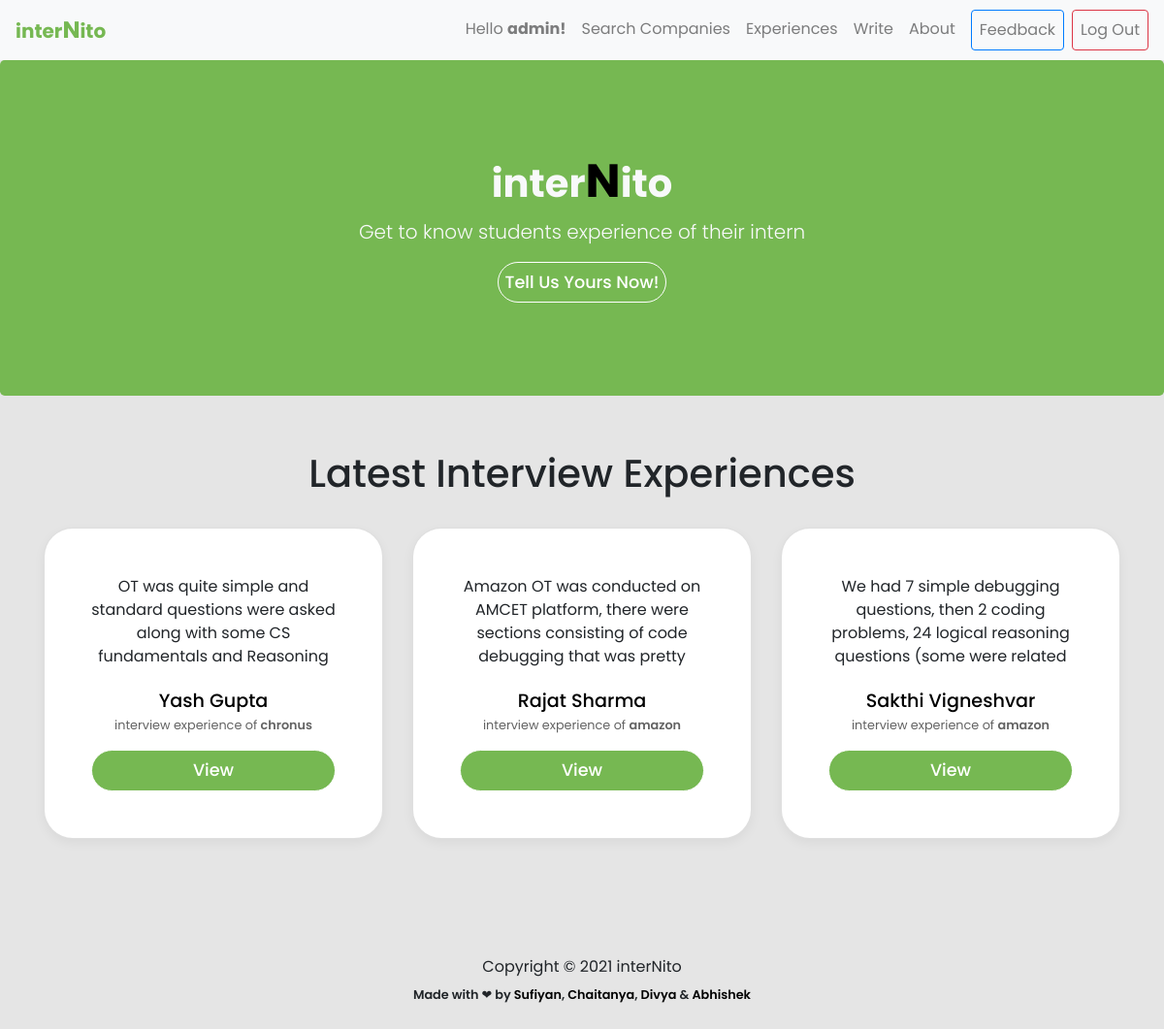
The page / (signed in) on the database as committed earlier.
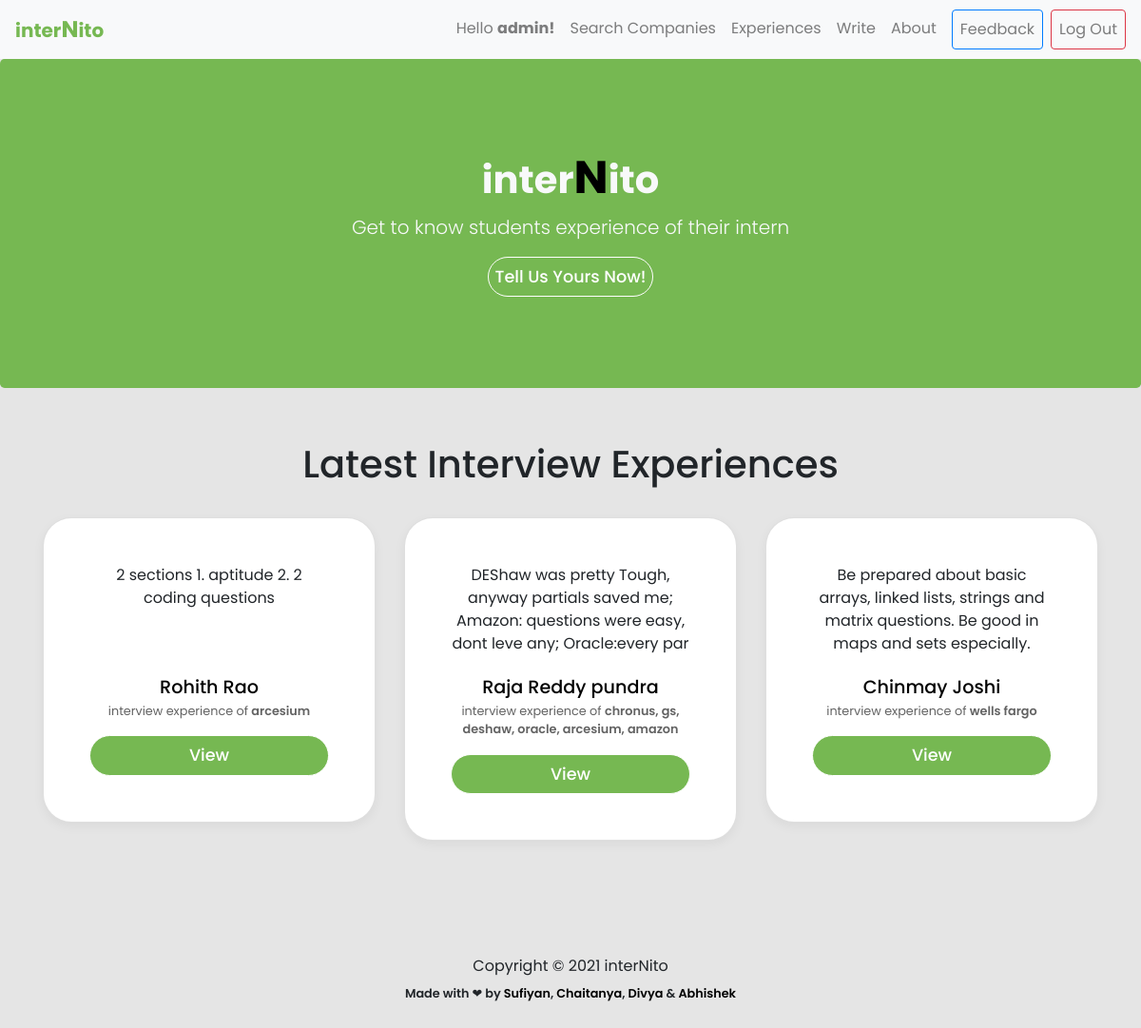
The same page on the database as committed later.
### experience/models.py (models this page shows, shortened)
class Experience(models.Model):
    user = models.ForeignKey(User, on_delete = models.CASCADE)
    name = models.CharField(max_length=80)
    branch = models.CharField(max_length=255,blank=True)
    cgpa_cutoff = models.CharField(max_length=255,blank=True)
    resume = models.TextField(blank=True)
    batch = models.CharField(max_length=255, blank=True)
    company = models.CharField(max_length=255,blank=False)
    summary = models.TextField(blank=False)
    period = models.CharField(max_length=255,blank=False)
    ot_summary = models.TextField(blank = True)
    ot_question1 = models.TextField(blank = True, null = True)
    ot_question1_link = models.TextField(blank = True, null = True, default = 'NONE')
    ot_question2 = models.TextField(blank = True, null = True)
    ot_question2_link = models.TextField(blank = True, null = True)
    ot_question3 = models.TextField(blank = True, null = True)
    ot_question3_link = models.TextField(blank = True, null = True)
    ot_question4 = models.TextField(blank = True, null = True)
    ot_question4_link = models.TextField(blank = True, null = True)
    round1_details = models.TextField(blank = True, null = True)
    round2_details = models.TextField(blank = True, null = True)
    round3_details = models.TextField(blank = True, null = True)
    final_summary = models.TextField(blank = True, null = True)

### experience/views.py (the view)
# urls.py: path('', views.home,name='home'),
@login_required()
def home(request):
    responses = Experience.objects.all().order_by('-id')[:3]
    return render(request, 'home.html', {'responses': responses})

### templates/home.html (shortened to what this page needs)
{% extends 'base.html' %} {% load static %} {% block content %}
<link rel="stylesheet" href="{% static 'css/experience.css' %}" />
<main role="main">
  <section class="jumbotron text-center bg-lime">
    <div class="container text-light">
      <h1>
        <strong>inter<big style="color: black">N</big>ito</strong>
      </h1>
      <p class="mt-2 lead text-light">
        Get to know students experience of their intern
      </p>
      <a class="btn view-btn" href="{% url 'write'%}"> Tell Us Yours Now! </a>
    </div>
  </section>
  {% if request.user.is_staff %}
  <div class="album py-5 bg-lime-invert">
    <div class="container">
      <h1 class="mb-4">
        <div class="head p-2" style="text-align: center">
          Latest Interview Experiences
        </div>
      </h1>
      <div class="row">
        {% for response in responses %}
        <div class="col-md-4">
          <div class="card mb-4 box-shadow">
            <div class="card-body p-5 summary-parent">
              <p
                class="card-text summary summary-text"
                style="height: 10ch; text-overflow: ellipsis; overflow: hidden"
              >
                {{response.summary }}
              </p>
              <p class="card-text name">
                <a href="{% url 'profile' response.user.username %}"
                  >{{response.name}}</a
                >
              </p>
              <p class="card-text company capitalize">
                interview experience of <strong>{{response.company}}</strong>
              </p>
              <a
                href="{% url  'post' response.pk %}"
                type="button"
                class="
                  btn btn-sm btn-outline-secondary
                  view-btn
                  w-100
                  text-center
                "
              >
                View
              </a>
            </div>
          </div>
        </div>
        {% endfor %}
      </div>
    </div>
  </div>
  {% endif %}
</main>
{% endblock content %}

Rows that differ between the two databases and show on the page:
no longer on this page (row unchanged): Experience: summary "OT was quite simple and standard questions were asked along with some CS fundamentals and Reasoning…", name "Yash Gupta", company "chronus"
no longer on this page (row unchanged): Experience: summary "Amazon OT was conducted on AMCET platform, there were sections consisting of code debugging that was pretty…", name "Rajat Sharma", company "amazon"
no longer on this page (row unchanged): Experience: summary "We had 7 simple debugging questions, then 2 coding problems, 24 logical reasoning questions (some were related…", name "Sakthi Vigneshvar", company "amazon"
added Experience: summary "2 sections 1. aptitude 2. 2 coding questions", name "Rohith Rao", company "arcesium"
added Experience: summary "DEShaw was pretty Tough, anyway partials saved me; Amazon: questions were easy, dont leve any; Oracle:every par", name "Raja Reddy pundra", company "chronus, gs, deshaw, oracle, arcesium, amazon"
added Experience: summary "Be prepared about basic arrays, linked lists, strings and matrix questions. Be good in maps and sets especially.", name "Chinmay Joshi", company "wells fargo"
